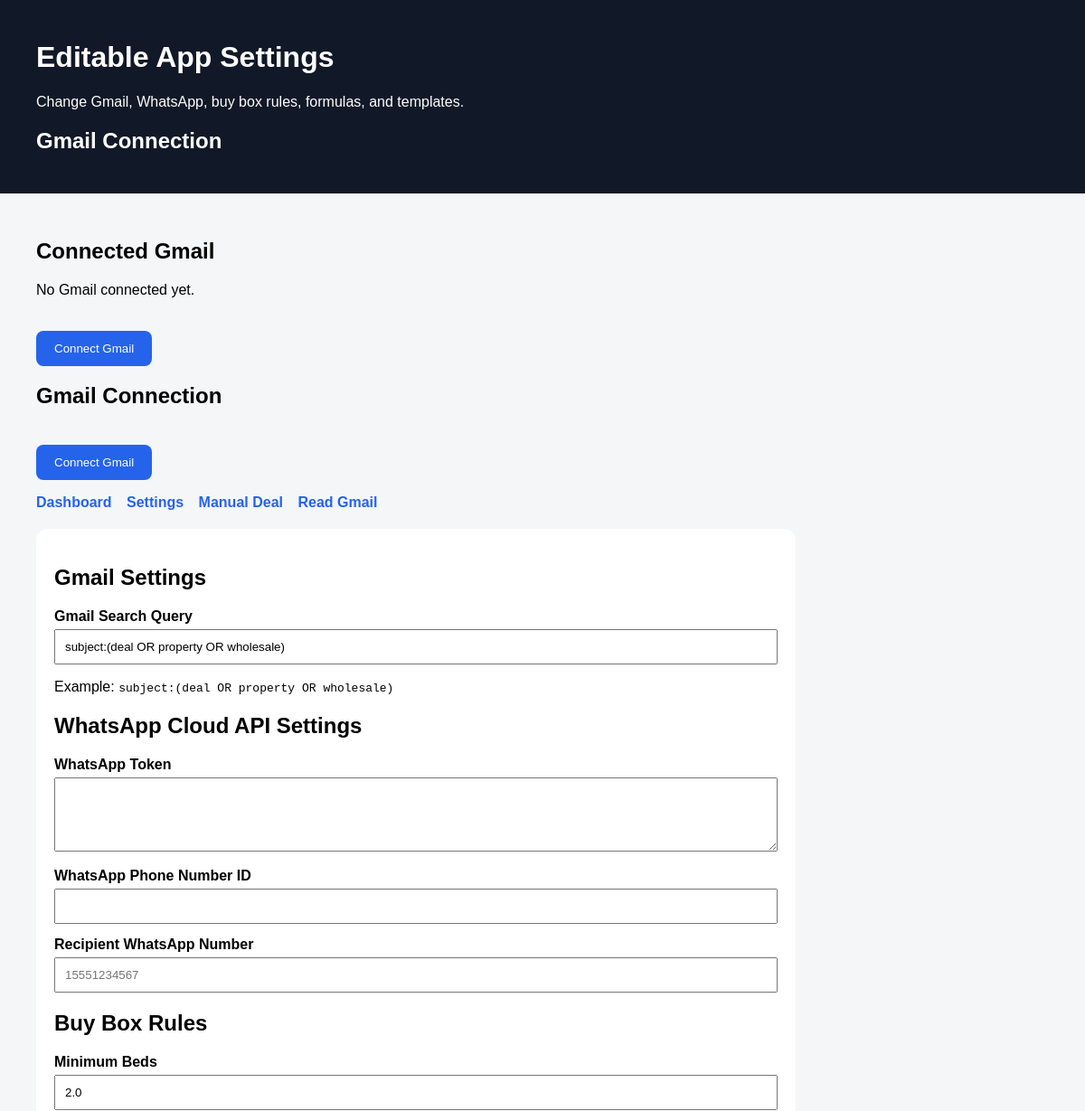
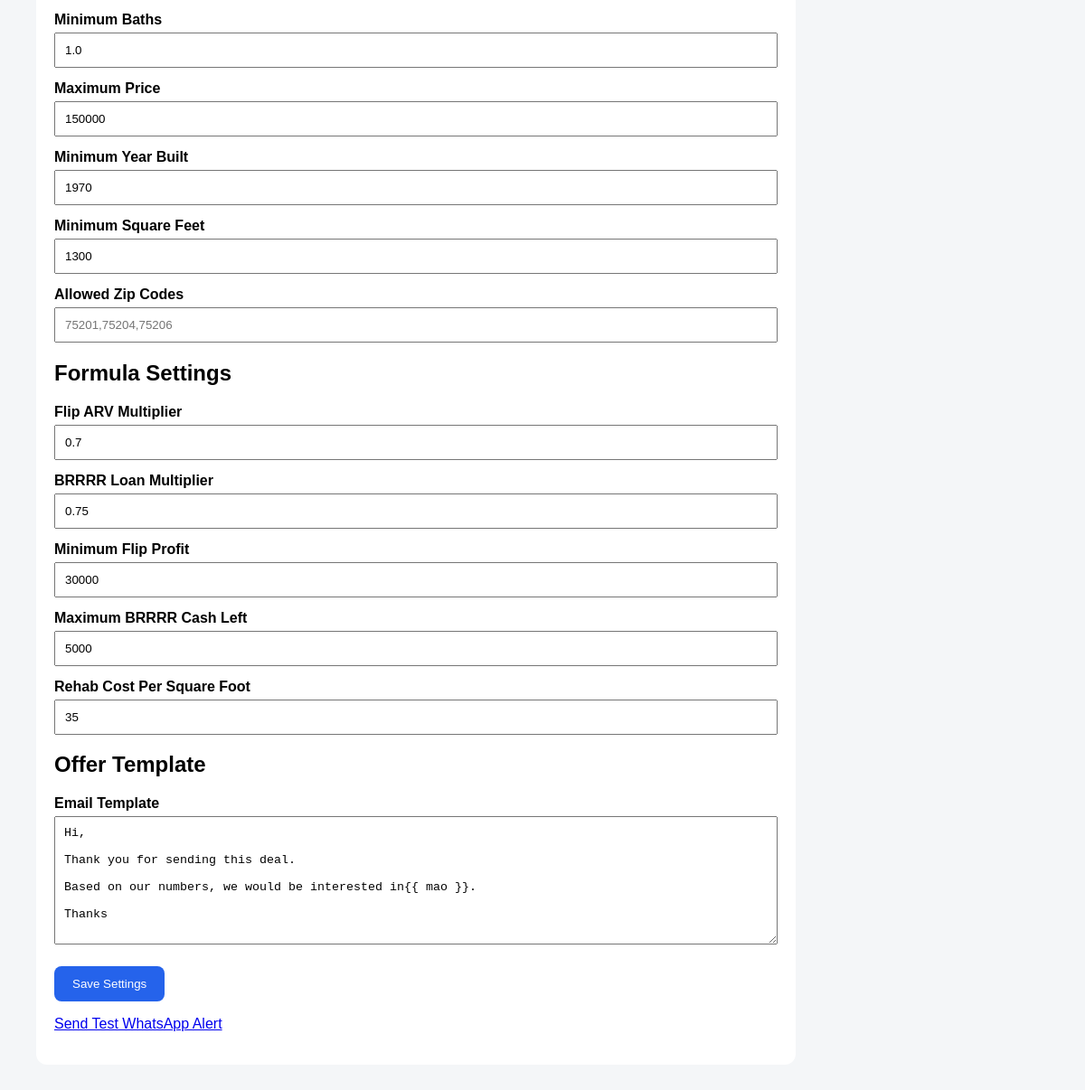
/settings/, run on the app's committed database (2 pictures, top to bottom).
### deals/models.py (models this page shows)
class AppSettings(models.Model):
    gmail_query = models.CharField(
        max_length=255,
        default='subject:(deal OR property OR wholesale)'
    )
    whatsapp_token = models.TextField(blank=True)
    whatsapp_phone_number_id = models.CharField(max_length=255, blank=True)
    whatsapp_to_number = models.CharField(max_length=50, blank=True)
    min_beds = models.FloatField(default=2)
    min_baths = models.FloatField(default=1)
    max_price = models.IntegerField(default=150000)
    min_year_built = models.IntegerField(default=1970)
    min_sqft = models.IntegerField(default=1300)
    allowed_zip_codes = models.TextField(default="", blank=True)
    flip_arv_multiplier = models.FloatField(default=0.70)
    brrrr_loan_multiplier = models.FloatField(default=0.75)
    min_flip_profit = models.IntegerField(default=30000)
    max_brrrr_cash_left = models.IntegerField(default=5000)
    rehab_cost_per_sqft = models.IntegerField(default=35)
    difflib_confidence_threshold = models.FloatField(default=0.60)
    offer_template = models.TextField(default="""Hi,

Thank you for sending this deal.

Based on our numbers, we would be interested at {{ mao }}.

Thanks""")

### deals/views.py (the view, shortened to what this page needs)
# urls.py: path("settings/", views.settings_page, name="settings"),
def settings_page(request):
    settings = get_settings()
    gmail_account = GmailAccount.objects.first()
    return render(
        request,
        "deals/settings.html",
        {
            "settings": settings
        }
    )

### deals/services.py (called while the page is built)
def get_settings():
    settings = AppSettings.objects.first()
    if not settings:
        settings = AppSettings.objects.create()
    return settings

### deals/templates/deals/settings.html (shortened to what this page needs)
<!DOCTYPE html>
<html>
<head>
</head>
<body>
    <header>
        <h1>Editable App Settings</h1>
        <p>Change Gmail, WhatsApp, buy box rules, formulas, and templates.</p>
        <h2>Gmail Connection</h2>
    </header>
    <div class="container">
        <h2>Connected Gmail</h2>
{% if gmail_account %}
    <p>Connected as: <b>{{ gmail_account.email }}</b></p>
{% else %}
    <p>No Gmail connected yet.</p>
{% endif %}
<a href="/connect-gmail/">
    <button type="button">Connect Gmail</button>
</a>
    <h2>Gmail Connection</h2>
    <p>
    <a href="/connect-gmail/">
        <button type="button">Connect Gmail</button>
    </a>
    </p>
        <div class="nav">
            <a href="/">Dashboard</a>
            <a href="/settings/">Settings</a>
            <a href="/manual-deal/">Manual Deal</a>
            <a href="/read-gmail/">Read Gmail</a>
        </div>
        <div class="card">
            <form method="POST">
                <h2>Gmail Settings</h2>
                <label>Gmail Search Query</label>
                <input
                    name="gmail_query"
                    value="{{ settings.gmail_query }}"
                >
                <p>
                    Example:
                    <code>subject:(deal OR property OR wholesale)</code>
                </p>
                <h2>WhatsApp Cloud API Settings</h2>
                <label>WhatsApp Token</label>
                <textarea name="whatsapp_token" rows="4">{{ settings.whatsapp_token }}</textarea>
                <label>WhatsApp Phone Number ID</label>
                <input
                    name="whatsapp_phone_number_id"
                    value="{{ settings.whatsapp_phone_number_id }}"
                >
                <label>Recipient WhatsApp Number</label>
                <input
                    name="whatsapp_to_number"
                    value="{{ settings.whatsapp_to_number }}"
                    placeholder="15551234567"
                >
                <h2>Buy Box Rules</h2>
                <label>Minimum Beds</label>
                <input name="min_beds" value="{{ settings.min_beds }}">
                <label>Minimum Baths</label>
                <input name="min_baths" value="{{ settings.min_baths }}">
                <label>Maximum Price</label>
                <input name="max_price" value="{{ settings.max_price }}">
                <label>Minimum Year Built</label>
                <input name="min_year_built" value="{{ settings.min_year_built }}">
                <label>Minimum Square Feet</label>
                <input name="min_sqft" value="{{ settings.min_sqft }}">
                <label>Allowed Zip Codes</label>
                <input
                    name="allowed_zip_codes"
                    value="{{ settings.allowed_zip_codes }}"
                    placeholder="75201,75204,75206"
                >
                <h2>Formula Settings</h2>
                <label>Flip ARV Multiplier</label>
                <input name="flip_arv_multiplier" value="{{ settings.flip_arv_multiplier }}">
                <label>BRRRR Loan Multiplier</label>
                <input name="brrrr_loan_multiplier" value="{{ settings.brrrr_loan_multiplier }}">
                <label>Minimum Flip Profit</label>
                <input name="min_flip_profit" value="{{ settings.min_flip_profit }}">
                <label>Maximum BRRRR Cash Left</label>
                <input name="max_brrrr_cash_left" value="{{ settings.max_brrrr_cash_left }}">
                <label>Rehab Cost Per Square Foot</label>
                <input name="rehab_cost_per_sqft" value="{{ settings.rehab_cost_per_sqft }}">
                <h2>Offer Template</h2>
                <label>Email Template</label>
                <textarea name="offer_template" rows="8">{{ settings.offer_template }}</textarea>
                <button type="submit">Save Settings</button>
            </form>
            <p>
                <a href="/test-whatsapp/">Send Test WhatsApp Alert</a>
            </p>
        </div>
    </div>
</body>
</html>

### deals/templates/deals/settings.html (style rules this page uses)
body { font-family: Arial, sans-serif; background: #f4f6f8; margin: 0; }
header { background: #111827; color: white; padding: 24px 40px; }
.container { padding: 30px 40px; }
.nav a { margin-right: 12px; color: #2563eb; font-weight: bold; text-decoration: none; }
.card { background: white; padding: 20px; border-radius: 12px; margin-top: 20px; max-width: 800px; }
label { font-weight: bold; display: block; margin-top: 14px; }
input, textarea { width: 100%; padding: 10px; margin-top: 5px; box-sizing: border-box; }
button { margin-top: 20px; background: #2563eb; color: white; border: 0; padding: 12px 20px; border-radius: 8px; cursor: pointer; }

### data on the page
AppSettings: gmail_query "subject:(deal OR property OR wholesale)", min_beds "2.0", min_baths "1.0", max_price "150000", min_year_built "1970", min_sqft "1300", flip_arv_multiplier "0.7", brrrr_loan_multiplier "0.75", min_flip_profit "30000", max_brrrr_cash_left "5000", rehab_cost_per_sqft "35", offer_template "Hi, Thank you for sending this deal. Based on our numbers, we would be interested in{{ mao }}. Thanks"
